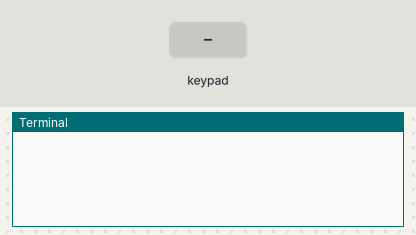
This program was run on a simulated Raspberry Pi (BCM pin numbers). On the bench: the last lines printed to the terminal. The test bench sets the inputs (shaded band).

Above: at 1.2 s.
1.3 s: key '1' pressed
At 2.5 s:
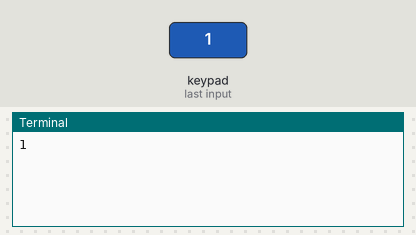
3.3 s: keypad keys 1 2 # pressed 0.4 s apart
At 6.0 s:
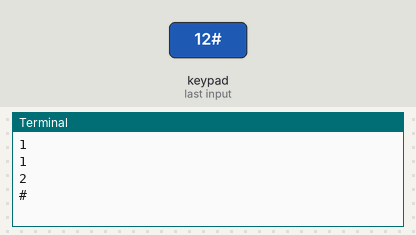
6.3 s: key '*' pressed
At 7.5 s:
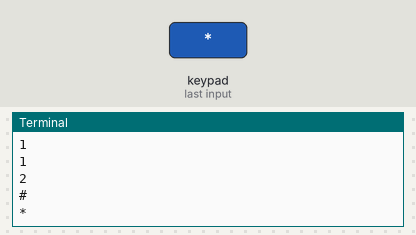
8.3 s: keypad keys 2 5 pressed 0.4 s apart
At 10.6 s:
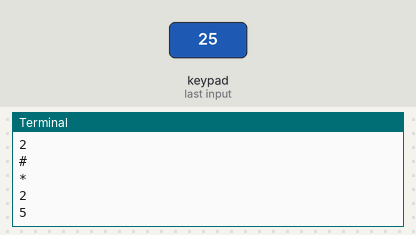
Timing chart, 0 to 11.6 s (numbered marks = the images above; inputs shaded):
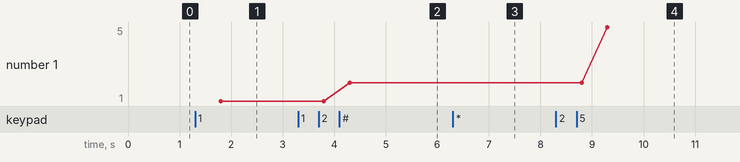

Measured:
- after the input at 1.3 s, the terminal: prints a new line after 0.50 s (image 1)
- after the input at 3.3 s, the terminal: prints a new line after 1.0 s (image 2)
- after the input at 6.3 s, the terminal: prints a new line after 0.50 s (image 3)
- after the input at 8.3 s, the terminal: prints a new line after 0.50 s (image 4)
- plotted number 1: 1 → 2 after the input at 3.3 s, 2 → 5 after the input at 8.3 s

The program:

Lec_8_keypad.py
```python
import RPi.GPIO as GPIO
import time

class keypad():
    # CONSTANTS
    KEYPAD = [
    [1,2,3],
    [4,5,6],
    [7,8,9],
    ["*",0,"#"]
    ]

    ROW         = [25,24,23,18]
    COLUMN      = [22,17,4]

    def __init__(self):
        GPIO.setmode(GPIO.BCM)

        # Set all columns as output low
        for j in range(len(self.COLUMN)):
            GPIO.setup(self.COLUMN[j], GPIO.OUT)

        # Set all rows as input
        for i in range(len(self.ROW)):
            GPIO.setup(self.ROW[i], GPIO.IN, pull_up_down=GPIO.PUD_UP)


    def getKey(self):

        for i in range(len(self.COLUMN)):
            GPIO.output(self.COLUMN[i], GPIO.LOW)
            for j in range(len(self.ROW)):
                tmpRead = GPIO.input(self.ROW[j])
                if tmpRead==0:
                    GPIO.output(self.COLUMN[i], GPIO.HIGH)

                    return self.KEYPAD[j][i]
                    print(self.KEYPAD[j][i])
            GPIO.output(self.COLUMN[i], GPIO.HIGH)

kp = keypad()

try:
    while True:
        digit = None
        while digit == None:
            digit = kp.getKey()
        time.sleep(0.5)

    # Print the result
        print (digit)
except KeyboardInterrupt:
    GPIO.cleanup()
```
